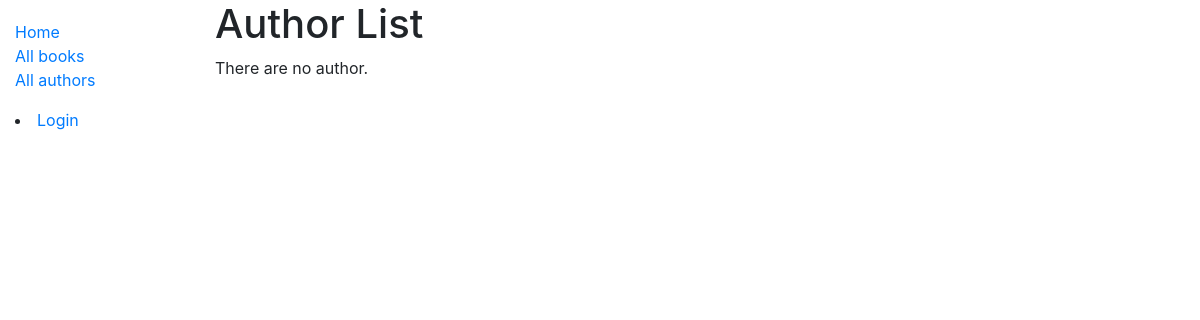
Page /catalog/authors/ on the earlier database version.
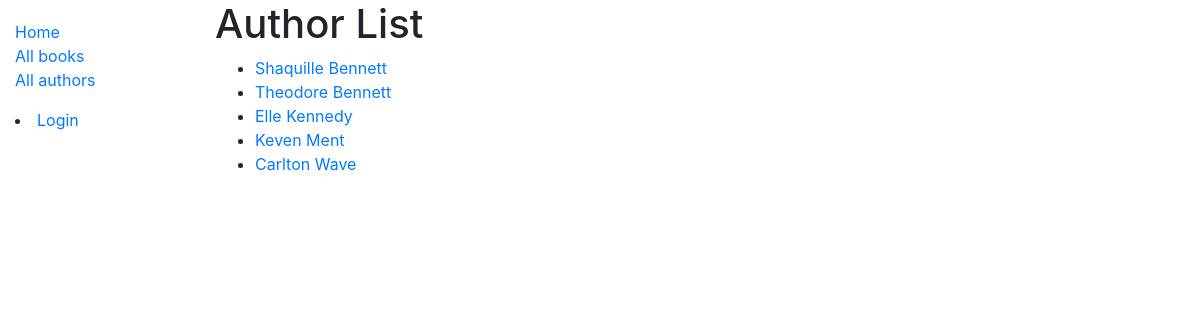
Same page on the later database version.
### catalog/models.py (models this page shows, shortened)
class Author(models.Model):
    first_name = models.CharField(max_length=100)
    last_name = models.CharField(max_length=100)
    date_of_birth = models.DateField(null=True, blank=True)
    date_of_death = models.DateField('Died', null=True, blank=True)
    class Meta:
        ordering = ['last_name', 'first_name']
    def get_absolute_url(self):
        return reverse('author-detail', args=[str(self.id)])

### catalog/views.py (the view)
# urls.py: path('authors/', views.AuthorListView.as_view(), name='authors'),
class AuthorListView(generic.ListView):
    model = Author
    paginate_by = 10

### catalog/templates/catalog/author_list.html
{% extends "base_generic.html" %}
{% block content %}
  <h1>Author List</h1>
  {% if author_list %}
  <ul>
    {% for author in author_list %}
      <li>
        <a href="{{ author.get_absolute_url }}">{{ author.first_name}} {{author.last_name}}</a>
      </li>
    {% endfor %}
  </ul>
  {% else %}
    <p>There are no author.</p>
  {% endif %}
{% endblock %}

### catalog/templates/base_generic.html (shortened to what this page needs)
<!DOCTYPE html>
<html lang="en">
<head>
  <link rel="stylesheet" href="https://cdn.jsdelivr.net/npm/bootstrap@4.3.1/dist/css/bootstrap.min.css">
  {% load static %}
  <link rel="stylesheet" href="{% static 'css/styles.css' %}">
</head>
<body>
  <div class="container-fluid">
    <div class="row">
      <div class="col-sm-2">
      {% block sidebar %}
        <ul class="sidebar-nav">
          <li><a href="{% url 'index' %}">Home</a></li>
          <li><a href="{% url 'books' %}">All books</a></li>
          <li><a href="{% url 'authors' %}">All authors</a></li>
        </ul>
        {% if user.is_authenticated %}
        <li>User: {{ user.get_username }}</li>
        <li><a href="{% url 'my-borrowed' %}">My Borrowed</a></li>
        <li><a href="{% url 'logout'%}?next={{request.path}}">Logout</a></li>
      {% else %}
        <li><a href="{% url 'login'%}?next={{request.path}}">Login</a></li>
      {% endif %}
     {% endblock %}
      </div>
      <div class="col-sm-10 ">{% block content %}{% endblock %}
      </div>
    </div>
  </div>
</body>
</html>

Differences in the rows shown:
added Author: first_name "Shaquille", last_name "Bennett"
added Author: first_name "Theodore", last_name "Bennett"
added Author: first_name "Elle", last_name "Kennedy"
added Author: first_name "Keven", last_name "Ment"
added Author: first_name "Carlton", last_name "Wave"
Other differences:
text no longer shown: "There are no author."
